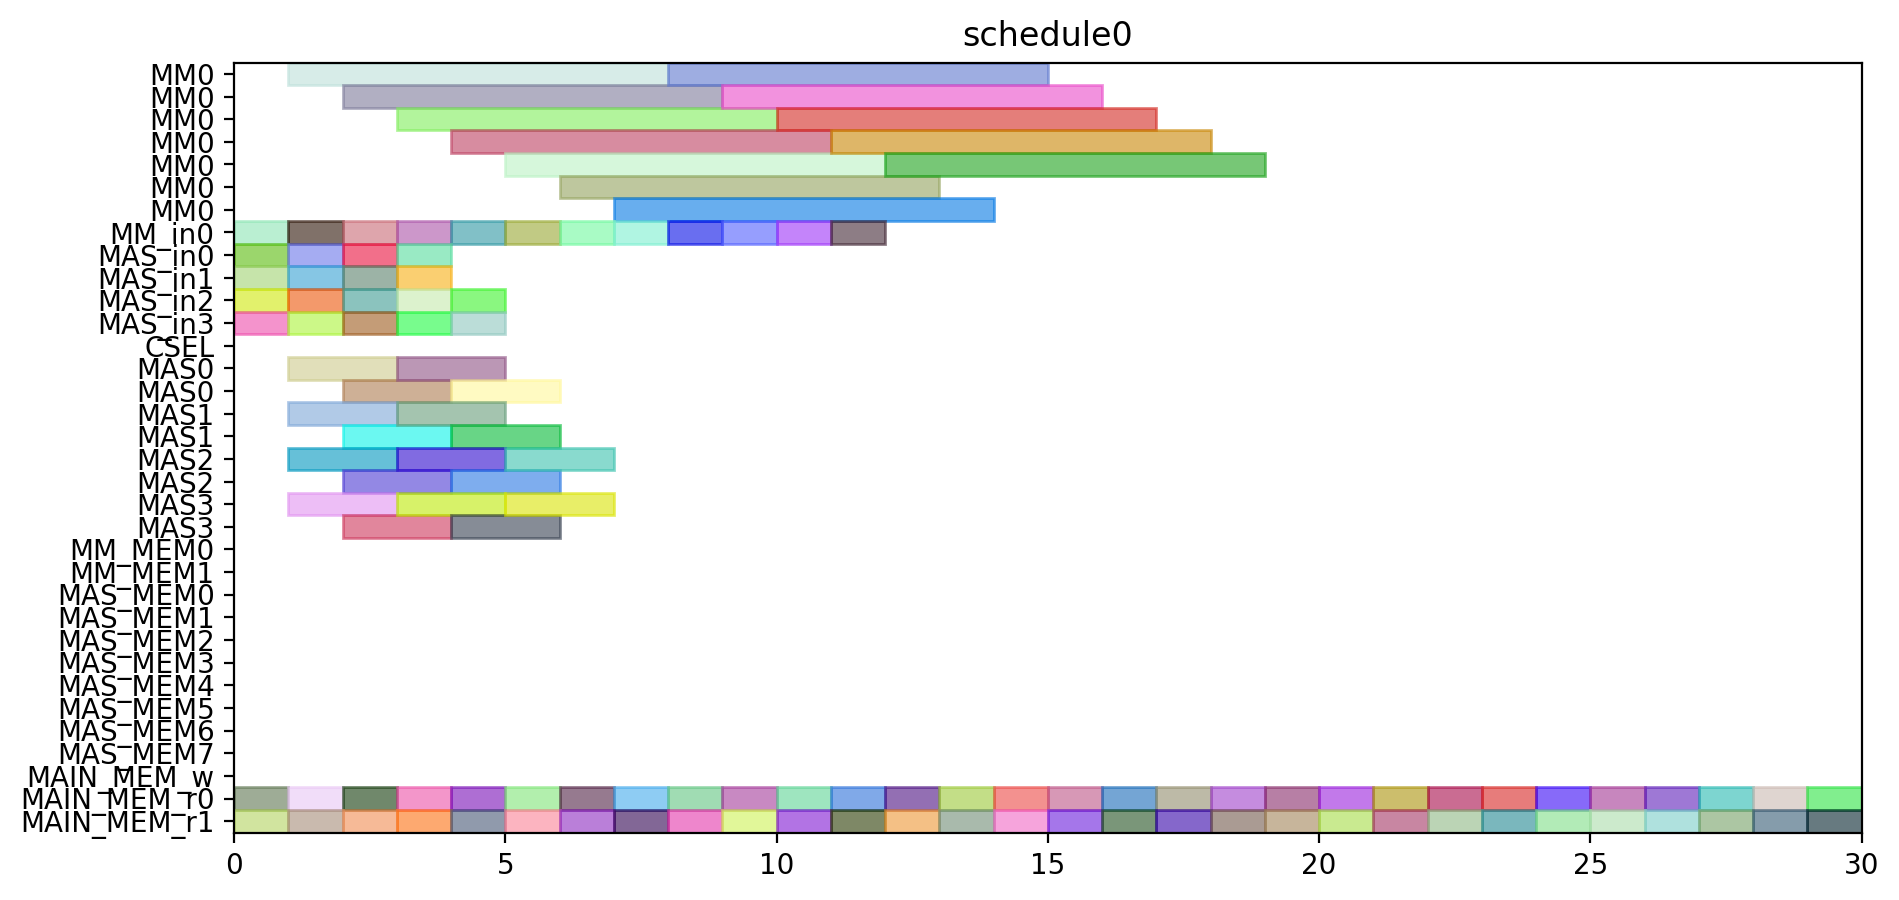

Reproduce this figure in Python.
from pyschedule import Scenario, solvers, plotters, alt


def solve():
	horizon = 90
	S = Scenario("schedule0", horizon=horizon)

	# resource
	MM = S.Resources('MM', num=1, size=7)
	MM_in = S.Resources('MM_in', num=1)
	MAS_in = S.Resources('MAS_in', num=4)
	CSEL = S.Resource('CSEL')
	MAS = S.Resources('MAS', num=4, size=2, periods=range(1, horizon))
	MM_MEM = S.Resources('MM_MEM', num=2)
	MAS_MEM = S.Resources('MAS_MEM', num=8)
	MAIN_MEM_w = S.Resource('MAIN_MEM_w', size=1)
	MAIN_MEM_r = S.Resources('MAIN_MEM_r', num=2)

	# result of previous scheduling

	# new tasks
	T1_t0 = S.Task('T1_t0', length=2, delay_cost=1)
	T1_t0 += alt(MAS)
	T1_t0_in = S.Task('T1_t0_in', length=1, delay_cost=1)
	T1_t0_in += alt(MAS_in)
	S += T1_t0_in*MAS_in[0]<=T1_t0*MAS[0]

	S += T1_t0_in*MAS_in[1]<=T1_t0*MAS[1]

	S += T1_t0_in*MAS_in[2]<=T1_t0*MAS[2]

	S += T1_t0_in*MAS_in[3]<=T1_t0*MAS[3]

	T1_t0_mem0 = S.Task('T1_t0_mem0', length=1, delay_cost=1)
	T1_t0_mem0 += MAIN_MEM_r[0]
	T1_t0_mem1 = S.Task('T1_t0_mem1', length=1, delay_cost=1)
	T1_t0_mem1 += MAIN_MEM_r[1]
	T1_t1 = S.Task('T1_t1', length=2, delay_cost=1)
	T1_t1 += alt(MAS)
	T1_t1_in = S.Task('T1_t1_in', length=1, delay_cost=1)
	T1_t1_in += alt(MAS_in)
	S += T1_t1_in*MAS_in[0]<=T1_t1*MAS[0]

	S += T1_t1_in*MAS_in[1]<=T1_t1*MAS[1]

	S += T1_t1_in*MAS_in[2]<=T1_t1*MAS[2]

	S += T1_t1_in*MAS_in[3]<=T1_t1*MAS[3]

	T1_t1_mem0 = S.Task('T1_t1_mem0', length=1, delay_cost=1)
	T1_t1_mem0 += MAIN_MEM_r[0]
	T1_t1_mem1 = S.Task('T1_t1_mem1', length=1, delay_cost=1)
	T1_t1_mem1 += MAIN_MEM_r[1]
	T1_t3 = S.Task('T1_t3', length=7, delay_cost=1)
	T1_t3 += alt(MM)
	T1_t3_in = S.Task('T1_t3_in', length=1, delay_cost=1)
	T1_t3_in += alt(MM_in)
	S += T1_t3_in*MM_in[0]<=T1_t3*MM[0]

	T1_t3_mem0 = S.Task('T1_t3_mem0', length=1, delay_cost=1)
	T1_t3_mem0 += MAIN_MEM_r[0]
	T1_t3_mem1 = S.Task('T1_t3_mem1', length=1, delay_cost=1)
	T1_t3_mem1 += MAIN_MEM_r[1]
	T2_t0 = S.Task('T2_t0', length=7, delay_cost=1)
	T2_t0 += alt(MM)
	T2_t0_in = S.Task('T2_t0_in', length=1, delay_cost=1)
	T2_t0_in += alt(MM_in)
	S += T2_t0_in*MM_in[0]<=T2_t0*MM[0]

	T2_t0_mem0 = S.Task('T2_t0_mem0', length=1, delay_cost=1)
	T2_t0_mem0 += MAIN_MEM_r[0]
	T2_t0_mem1 = S.Task('T2_t0_mem1', length=1, delay_cost=1)
	T2_t0_mem1 += MAIN_MEM_r[1]
	T2_t1 = S.Task('T2_t1', length=7, delay_cost=1)
	T2_t1 += alt(MM)
	T2_t1_in = S.Task('T2_t1_in', length=1, delay_cost=1)
	T2_t1_in += alt(MM_in)
	S += T2_t1_in*MM_in[0]<=T2_t1*MM[0]

	T2_t1_mem0 = S.Task('T2_t1_mem0', length=1, delay_cost=1)
	T2_t1_mem0 += MAIN_MEM_r[0]
	T2_t1_mem1 = S.Task('T2_t1_mem1', length=1, delay_cost=1)
	T2_t1_mem1 += MAIN_MEM_r[1]
	T2_t2 = S.Task('T2_t2', length=2, delay_cost=1)
	T2_t2 += alt(MAS)
	T2_t2_in = S.Task('T2_t2_in', length=1, delay_cost=1)
	T2_t2_in += alt(MAS_in)
	S += T2_t2_in*MAS_in[0]<=T2_t2*MAS[0]

	S += T2_t2_in*MAS_in[1]<=T2_t2*MAS[1]

	S += T2_t2_in*MAS_in[2]<=T2_t2*MAS[2]

	S += T2_t2_in*MAS_in[3]<=T2_t2*MAS[3]

	T2_t2_mem0 = S.Task('T2_t2_mem0', length=1, delay_cost=1)
	T2_t2_mem0 += MAIN_MEM_r[0]
	T2_t2_mem1 = S.Task('T2_t2_mem1', length=1, delay_cost=1)
	T2_t2_mem1 += MAIN_MEM_r[1]
	T2_t3 = S.Task('T2_t3', length=2, delay_cost=1)
	T2_t3 += alt(MAS)
	T2_t3_in = S.Task('T2_t3_in', length=1, delay_cost=1)
	T2_t3_in += alt(MAS_in)
	S += T2_t3_in*MAS_in[0]<=T2_t3*MAS[0]

	S += T2_t3_in*MAS_in[1]<=T2_t3*MAS[1]

	S += T2_t3_in*MAS_in[2]<=T2_t3*MAS[2]

	S += T2_t3_in*MAS_in[3]<=T2_t3*MAS[3]

	T2_t3_mem0 = S.Task('T2_t3_mem0', length=1, delay_cost=1)
	T2_t3_mem0 += MAIN_MEM_r[0]
	T2_t3_mem1 = S.Task('T2_t3_mem1', length=1, delay_cost=1)
	T2_t3_mem1 += MAIN_MEM_r[1]
	T3_t0 = S.Task('T3_t0', length=7, delay_cost=1)
	T3_t0 += alt(MM)
	T3_t0_in = S.Task('T3_t0_in', length=1, delay_cost=1)
	T3_t0_in += alt(MM_in)
	S += T3_t0_in*MM_in[0]<=T3_t0*MM[0]

	T3_t0_mem0 = S.Task('T3_t0_mem0', length=1, delay_cost=1)
	T3_t0_mem0 += MAIN_MEM_r[0]
	T3_t0_mem1 = S.Task('T3_t0_mem1', length=1, delay_cost=1)
	T3_t0_mem1 += MAIN_MEM_r[1]
	T3_t1 = S.Task('T3_t1', length=7, delay_cost=1)
	T3_t1 += alt(MM)
	T3_t1_in = S.Task('T3_t1_in', length=1, delay_cost=1)
	T3_t1_in += alt(MM_in)
	S += T3_t1_in*MM_in[0]<=T3_t1*MM[0]

	T3_t1_mem0 = S.Task('T3_t1_mem0', length=1, delay_cost=1)
	T3_t1_mem0 += MAIN_MEM_r[0]
	T3_t1_mem1 = S.Task('T3_t1_mem1', length=1, delay_cost=1)
	T3_t1_mem1 += MAIN_MEM_r[1]
	T3_t2 = S.Task('T3_t2', length=2, delay_cost=1)
	T3_t2 += alt(MAS)
	T3_t2_in = S.Task('T3_t2_in', length=1, delay_cost=1)
	T3_t2_in += alt(MAS_in)
	S += T3_t2_in*MAS_in[0]<=T3_t2*MAS[0]

	S += T3_t2_in*MAS_in[1]<=T3_t2*MAS[1]

	S += T3_t2_in*MAS_in[2]<=T3_t2*MAS[2]

	S += T3_t2_in*MAS_in[3]<=T3_t2*MAS[3]

	T3_t2_mem0 = S.Task('T3_t2_mem0', length=1, delay_cost=1)
	T3_t2_mem0 += MAIN_MEM_r[0]
	T3_t2_mem1 = S.Task('T3_t2_mem1', length=1, delay_cost=1)
	T3_t2_mem1 += MAIN_MEM_r[1]
	T3_t3 = S.Task('T3_t3', length=2, delay_cost=1)
	T3_t3 += alt(MAS)
	T3_t3_in = S.Task('T3_t3_in', length=1, delay_cost=1)
	T3_t3_in += alt(MAS_in)
	S += T3_t3_in*MAS_in[0]<=T3_t3*MAS[0]

	S += T3_t3_in*MAS_in[1]<=T3_t3*MAS[1]

	S += T3_t3_in*MAS_in[2]<=T3_t3*MAS[2]

	S += T3_t3_in*MAS_in[3]<=T3_t3*MAS[3]

	T3_t3_mem0 = S.Task('T3_t3_mem0', length=1, delay_cost=1)
	T3_t3_mem0 += MAIN_MEM_r[0]
	T3_t3_mem1 = S.Task('T3_t3_mem1', length=1, delay_cost=1)
	T3_t3_mem1 += MAIN_MEM_r[1]
	T4_t0 = S.Task('T4_t0', length=7, delay_cost=1)
	T4_t0 += alt(MM)
	T4_t0_in = S.Task('T4_t0_in', length=1, delay_cost=1)
	T4_t0_in += alt(MM_in)
	S += T4_t0_in*MM_in[0]<=T4_t0*MM[0]

	T4_t0_mem0 = S.Task('T4_t0_mem0', length=1, delay_cost=1)
	T4_t0_mem0 += MAIN_MEM_r[0]
	T4_t0_mem1 = S.Task('T4_t0_mem1', length=1, delay_cost=1)
	T4_t0_mem1 += MAIN_MEM_r[1]
	T4_t1 = S.Task('T4_t1', length=7, delay_cost=1)
	T4_t1 += alt(MM)
	T4_t1_in = S.Task('T4_t1_in', length=1, delay_cost=1)
	T4_t1_in += alt(MM_in)
	S += T4_t1_in*MM_in[0]<=T4_t1*MM[0]

	T4_t1_mem0 = S.Task('T4_t1_mem0', length=1, delay_cost=1)
	T4_t1_mem0 += MAIN_MEM_r[0]
	T4_t1_mem1 = S.Task('T4_t1_mem1', length=1, delay_cost=1)
	T4_t1_mem1 += MAIN_MEM_r[1]
	T4_t2 = S.Task('T4_t2', length=2, delay_cost=1)
	T4_t2 += alt(MAS)
	T4_t2_in = S.Task('T4_t2_in', length=1, delay_cost=1)
	T4_t2_in += alt(MAS_in)
	S += T4_t2_in*MAS_in[0]<=T4_t2*MAS[0]

	S += T4_t2_in*MAS_in[1]<=T4_t2*MAS[1]

	S += T4_t2_in*MAS_in[2]<=T4_t2*MAS[2]

	S += T4_t2_in*MAS_in[3]<=T4_t2*MAS[3]

	T4_t2_mem0 = S.Task('T4_t2_mem0', length=1, delay_cost=1)
	T4_t2_mem0 += MAIN_MEM_r[0]
	T4_t2_mem1 = S.Task('T4_t2_mem1', length=1, delay_cost=1)
	T4_t2_mem1 += MAIN_MEM_r[1]
	T4_t3 = S.Task('T4_t3', length=2, delay_cost=1)
	T4_t3 += alt(MAS)
	T4_t3_in = S.Task('T4_t3_in', length=1, delay_cost=1)
	T4_t3_in += alt(MAS_in)
	S += T4_t3_in*MAS_in[0]<=T4_t3*MAS[0]

	S += T4_t3_in*MAS_in[1]<=T4_t3*MAS[1]

	S += T4_t3_in*MAS_in[2]<=T4_t3*MAS[2]

	S += T4_t3_in*MAS_in[3]<=T4_t3*MAS[3]

	T4_t3_mem0 = S.Task('T4_t3_mem0', length=1, delay_cost=1)
	T4_t3_mem0 += MAIN_MEM_r[0]
	T4_t3_mem1 = S.Task('T4_t3_mem1', length=1, delay_cost=1)
	T4_t3_mem1 += MAIN_MEM_r[1]
	T5_t0 = S.Task('T5_t0', length=2, delay_cost=1)
	T5_t0 += alt(MAS)
	T5_t0_in = S.Task('T5_t0_in', length=1, delay_cost=1)
	T5_t0_in += alt(MAS_in)
	S += T5_t0_in*MAS_in[0]<=T5_t0*MAS[0]

	S += T5_t0_in*MAS_in[1]<=T5_t0*MAS[1]

	S += T5_t0_in*MAS_in[2]<=T5_t0*MAS[2]

	S += T5_t0_in*MAS_in[3]<=T5_t0*MAS[3]

	T5_t0_mem0 = S.Task('T5_t0_mem0', length=1, delay_cost=1)
	T5_t0_mem0 += MAIN_MEM_r[0]
	T5_t0_mem1 = S.Task('T5_t0_mem1', length=1, delay_cost=1)
	T5_t0_mem1 += MAIN_MEM_r[1]
	T5_t1 = S.Task('T5_t1', length=2, delay_cost=1)
	T5_t1 += alt(MAS)
	T5_t1_in = S.Task('T5_t1_in', length=1, delay_cost=1)
	T5_t1_in += alt(MAS_in)
	S += T5_t1_in*MAS_in[0]<=T5_t1*MAS[0]

	S += T5_t1_in*MAS_in[1]<=T5_t1*MAS[1]

	S += T5_t1_in*MAS_in[2]<=T5_t1*MAS[2]

	S += T5_t1_in*MAS_in[3]<=T5_t1*MAS[3]

	T5_t1_mem0 = S.Task('T5_t1_mem0', length=1, delay_cost=1)
	T5_t1_mem0 += MAIN_MEM_r[0]
	T5_t1_mem1 = S.Task('T5_t1_mem1', length=1, delay_cost=1)
	T5_t1_mem1 += MAIN_MEM_r[1]
	T5_t3 = S.Task('T5_t3', length=7, delay_cost=1)
	T5_t3 += alt(MM)
	T5_t3_in = S.Task('T5_t3_in', length=1, delay_cost=1)
	T5_t3_in += alt(MM_in)
	S += T5_t3_in*MM_in[0]<=T5_t3*MM[0]

	T5_t3_mem0 = S.Task('T5_t3_mem0', length=1, delay_cost=1)
	T5_t3_mem0 += MAIN_MEM_r[0]
	T5_t3_mem1 = S.Task('T5_t3_mem1', length=1, delay_cost=1)
	T5_t3_mem1 += MAIN_MEM_r[1]
	T6_t0 = S.Task('T6_t0', length=7, delay_cost=1)
	T6_t0 += alt(MM)
	T6_t0_in = S.Task('T6_t0_in', length=1, delay_cost=1)
	T6_t0_in += alt(MM_in)
	S += T6_t0_in*MM_in[0]<=T6_t0*MM[0]

	T6_t0_mem0 = S.Task('T6_t0_mem0', length=1, delay_cost=1)
	T6_t0_mem0 += MAIN_MEM_r[0]
	T6_t0_mem1 = S.Task('T6_t0_mem1', length=1, delay_cost=1)
	T6_t0_mem1 += MAIN_MEM_r[1]
	T6_t1 = S.Task('T6_t1', length=7, delay_cost=1)
	T6_t1 += alt(MM)
	T6_t1_in = S.Task('T6_t1_in', length=1, delay_cost=1)
	T6_t1_in += alt(MM_in)
	S += T6_t1_in*MM_in[0]<=T6_t1*MM[0]

	T6_t1_mem0 = S.Task('T6_t1_mem0', length=1, delay_cost=1)
	T6_t1_mem0 += MAIN_MEM_r[0]
	T6_t1_mem1 = S.Task('T6_t1_mem1', length=1, delay_cost=1)
	T6_t1_mem1 += MAIN_MEM_r[1]
	T6_t2 = S.Task('T6_t2', length=2, delay_cost=1)
	T6_t2 += alt(MAS)
	T6_t2_in = S.Task('T6_t2_in', length=1, delay_cost=1)
	T6_t2_in += alt(MAS_in)
	S += T6_t2_in*MAS_in[0]<=T6_t2*MAS[0]

	S += T6_t2_in*MAS_in[1]<=T6_t2*MAS[1]

	S += T6_t2_in*MAS_in[2]<=T6_t2*MAS[2]

	S += T6_t2_in*MAS_in[3]<=T6_t2*MAS[3]

	T6_t2_mem0 = S.Task('T6_t2_mem0', length=1, delay_cost=1)
	T6_t2_mem0 += MAIN_MEM_r[0]
	T6_t2_mem1 = S.Task('T6_t2_mem1', length=1, delay_cost=1)
	T6_t2_mem1 += MAIN_MEM_r[1]
	T6_t3 = S.Task('T6_t3', length=2, delay_cost=1)
	T6_t3 += alt(MAS)
	T6_t3_in = S.Task('T6_t3_in', length=1, delay_cost=1)
	T6_t3_in += alt(MAS_in)
	S += T6_t3_in*MAS_in[0]<=T6_t3*MAS[0]

	S += T6_t3_in*MAS_in[1]<=T6_t3*MAS[1]

	S += T6_t3_in*MAS_in[2]<=T6_t3*MAS[2]

	S += T6_t3_in*MAS_in[3]<=T6_t3*MAS[3]

	T6_t3_mem0 = S.Task('T6_t3_mem0', length=1, delay_cost=1)
	T6_t3_mem0 += MAIN_MEM_r[0]
	T6_t3_mem1 = S.Task('T6_t3_mem1', length=1, delay_cost=1)
	T6_t3_mem1 += MAIN_MEM_r[1]
	T7_t0 = S.Task('T7_t0', length=7, delay_cost=1)
	T7_t0 += alt(MM)
	T7_t0_in = S.Task('T7_t0_in', length=1, delay_cost=1)
	T7_t0_in += alt(MM_in)
	S += T7_t0_in*MM_in[0]<=T7_t0*MM[0]

	T7_t0_mem0 = S.Task('T7_t0_mem0', length=1, delay_cost=1)
	T7_t0_mem0 += MAIN_MEM_r[0]
	T7_t0_mem1 = S.Task('T7_t0_mem1', length=1, delay_cost=1)
	T7_t0_mem1 += MAIN_MEM_r[1]
	T7_t1 = S.Task('T7_t1', length=7, delay_cost=1)
	T7_t1 += alt(MM)
	T7_t1_in = S.Task('T7_t1_in', length=1, delay_cost=1)
	T7_t1_in += alt(MM_in)
	S += T7_t1_in*MM_in[0]<=T7_t1*MM[0]

	T7_t1_mem0 = S.Task('T7_t1_mem0', length=1, delay_cost=1)
	T7_t1_mem0 += MAIN_MEM_r[0]
	T7_t1_mem1 = S.Task('T7_t1_mem1', length=1, delay_cost=1)
	T7_t1_mem1 += MAIN_MEM_r[1]
	T7_t2 = S.Task('T7_t2', length=2, delay_cost=1)
	T7_t2 += alt(MAS)
	T7_t2_in = S.Task('T7_t2_in', length=1, delay_cost=1)
	T7_t2_in += alt(MAS_in)
	S += T7_t2_in*MAS_in[0]<=T7_t2*MAS[0]

	S += T7_t2_in*MAS_in[1]<=T7_t2*MAS[1]

	S += T7_t2_in*MAS_in[2]<=T7_t2*MAS[2]

	S += T7_t2_in*MAS_in[3]<=T7_t2*MAS[3]

	T7_t2_mem0 = S.Task('T7_t2_mem0', length=1, delay_cost=1)
	T7_t2_mem0 += MAIN_MEM_r[0]
	T7_t2_mem1 = S.Task('T7_t2_mem1', length=1, delay_cost=1)
	T7_t2_mem1 += MAIN_MEM_r[1]
	T7_t3 = S.Task('T7_t3', length=2, delay_cost=1)
	T7_t3 += alt(MAS)
	T7_t3_in = S.Task('T7_t3_in', length=1, delay_cost=1)
	T7_t3_in += alt(MAS_in)
	S += T7_t3_in*MAS_in[0]<=T7_t3*MAS[0]

	S += T7_t3_in*MAS_in[1]<=T7_t3*MAS[1]

	S += T7_t3_in*MAS_in[2]<=T7_t3*MAS[2]

	S += T7_t3_in*MAS_in[3]<=T7_t3*MAS[3]

	T7_t3_mem0 = S.Task('T7_t3_mem0', length=1, delay_cost=1)
	T7_t3_mem0 += MAIN_MEM_r[0]
	T7_t3_mem1 = S.Task('T7_t3_mem1', length=1, delay_cost=1)
	T7_t3_mem1 += MAIN_MEM_r[1]
	T8_t2 = S.Task('T8_t2', length=2, delay_cost=1)
	T8_t2 += alt(MAS)
	T8_t2_in = S.Task('T8_t2_in', length=1, delay_cost=1)
	T8_t2_in += alt(MAS_in)
	S += T8_t2_in*MAS_in[0]<=T8_t2*MAS[0]

	S += T8_t2_in*MAS_in[1]<=T8_t2*MAS[1]

	S += T8_t2_in*MAS_in[2]<=T8_t2*MAS[2]

	S += T8_t2_in*MAS_in[3]<=T8_t2*MAS[3]

	T8_t2_mem0 = S.Task('T8_t2_mem0', length=1, delay_cost=1)
	T8_t2_mem0 += MAIN_MEM_r[0]
	T8_t2_mem1 = S.Task('T8_t2_mem1', length=1, delay_cost=1)
	T8_t2_mem1 += MAIN_MEM_r[1]
	T9_t2 = S.Task('T9_t2', length=2, delay_cost=1)
	T9_t2 += alt(MAS)
	T9_t2_in = S.Task('T9_t2_in', length=1, delay_cost=1)
	T9_t2_in += alt(MAS_in)
	S += T9_t2_in*MAS_in[0]<=T9_t2*MAS[0]

	S += T9_t2_in*MAS_in[1]<=T9_t2*MAS[1]

	S += T9_t2_in*MAS_in[2]<=T9_t2*MAS[2]

	S += T9_t2_in*MAS_in[3]<=T9_t2*MAS[3]

	T9_t2_mem0 = S.Task('T9_t2_mem0', length=1, delay_cost=1)
	T9_t2_mem0 += MAIN_MEM_r[0]
	T9_t2_mem1 = S.Task('T9_t2_mem1', length=1, delay_cost=1)
	T9_t2_mem1 += MAIN_MEM_r[1]
	T10_t2 = S.Task('T10_t2', length=2, delay_cost=1)
	T10_t2 += alt(MAS)
	T10_t2_in = S.Task('T10_t2_in', length=1, delay_cost=1)
	T10_t2_in += alt(MAS_in)
	S += T10_t2_in*MAS_in[0]<=T10_t2*MAS[0]

	S += T10_t2_in*MAS_in[1]<=T10_t2*MAS[1]

	S += T10_t2_in*MAS_in[2]<=T10_t2*MAS[2]

	S += T10_t2_in*MAS_in[3]<=T10_t2*MAS[3]

	T10_t2_mem0 = S.Task('T10_t2_mem0', length=1, delay_cost=1)
	T10_t2_mem0 += MAIN_MEM_r[0]
	T10_t2_mem1 = S.Task('T10_t2_mem1', length=1, delay_cost=1)
	T10_t2_mem1 += MAIN_MEM_r[1]
	T11_t2 = S.Task('T11_t2', length=2, delay_cost=1)
	T11_t2 += alt(MAS)
	T11_t2_in = S.Task('T11_t2_in', length=1, delay_cost=1)
	T11_t2_in += alt(MAS_in)
	S += T11_t2_in*MAS_in[0]<=T11_t2*MAS[0]

	S += T11_t2_in*MAS_in[1]<=T11_t2*MAS[1]

	S += T11_t2_in*MAS_in[2]<=T11_t2*MAS[2]

	S += T11_t2_in*MAS_in[3]<=T11_t2*MAS[3]

	T11_t2_mem0 = S.Task('T11_t2_mem0', length=1, delay_cost=1)
	T11_t2_mem0 += MAIN_MEM_r[0]
	T11_t2_mem1 = S.Task('T11_t2_mem1', length=1, delay_cost=1)
	T11_t2_mem1 += MAIN_MEM_r[1]
	solvers.mip.solve(S,msg=1,kind='CPLEX',ratio_gap=1.01)

	solution = [['hoge']*len(S.solution()[1]) for i in range(len(S.solution()))]
	for i in range(len(S.solution())):
		for j in range(len(S.solution()[i])):
			solution[i][j]=str(S.solution()[i][j])
	print(solution)

	cycles = int(solution[-1][3])

	pic_file_name = "/home/mfukuda/ABE/multiRAM_multiMAS_16mux/scheduling_result/stage7MM1_stage2MAS4/EP2_LADDERMUL/schedule0.png"
	if(S.solution() != []):
		plotters.matplotlib.plot(S,img_filename=pic_file_name, show_task_labels=False, fig_size=(cycles*0.25+3, 5))

	return solution
